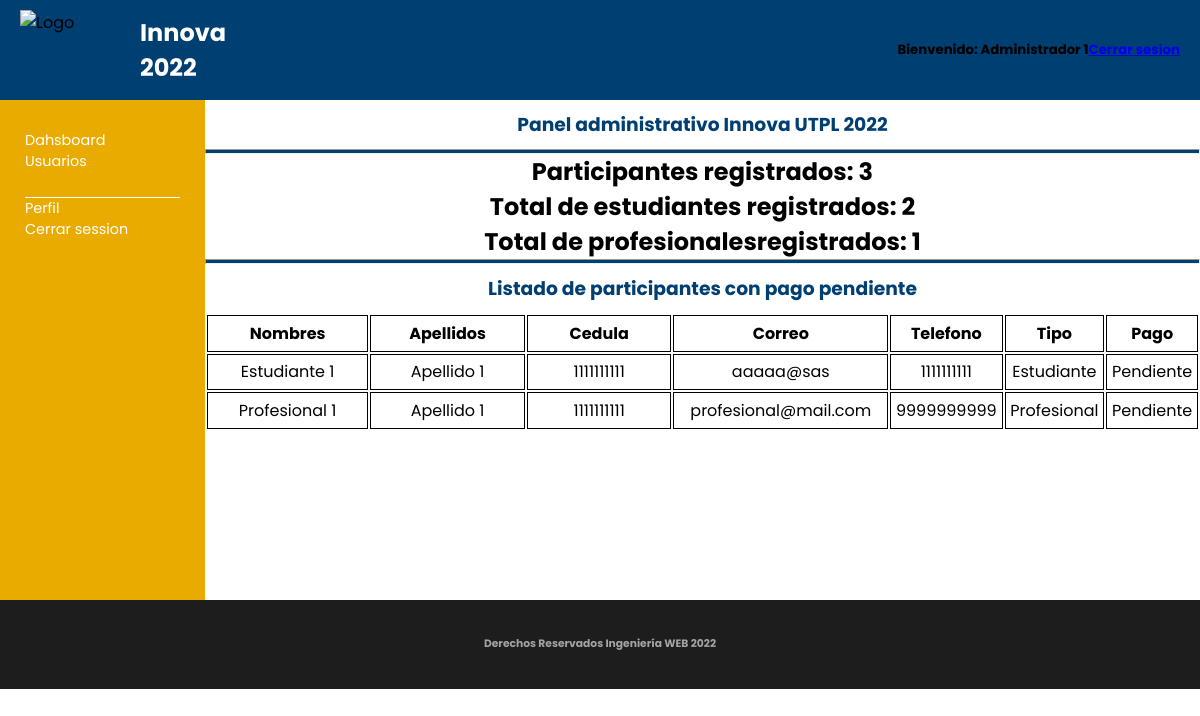
Page /InvestigaUTPL/administrator/views/dashboard.php (signed in) on the committed database.
### tables this page shows
CREATE TABLE `participantes` (
  `id` int(11) NOT NULL,
  `nombres` varchar(70) NOT NULL,
  `apellidos` varchar(70) NOT NULL,
  `cedula` varchar(10) NOT NULL,
  `correo` varchar(100) NOT NULL,
  `direccion` varchar(200) NOT NULL,
  `telefono` varchar(10) NOT NULL,
  `pais` varchar(100) NOT NULL,
  `ciudad` varchar(100) NOT NULL,
  `institucion` varchar(200) NOT NULL,
  `tipo` varchar(20) NOT NULL,
  `pago` int(11) NOT NULL
);

### InvestigaUTPL/administrator/repositorios/UserRepository.php (called while the page is built, shortened)
<?php
include_once "../../dll/class_mysqli.php";
include_once "../models/User.php";
class UserRepository {
  public static function ListUser(): array {
    $miconexion = new ClaseMysqli;
    $miconexion->conectar(DBHOST, DBUSER, DBPASS, DBNAME);
    $resSQL = $miconexion->consulta("SELECT id, nombres, apellidos, cedula, correo, direccion, telefono, pais, ciudad, institucion, tipo, pago FROM participantes");
    $rows = $resSQL->fetch_all(MYSQLI_ASSOC);
    $users = [];
      foreach ($rows as $row) {
      $users[] = new User(intval($row['id']), nombres: $row['nombres'], apellidos: $row['apellidos'], cedula: $row['cedula'], correo: $row['correo'], direccion: $row['direccion'], telefono: $row['telefono'], pais: $row['pais'], ciudad: $row['ciudad'], institucion: $row['institucion'], tipo: $row['tipo'], pago: intval($row['pago']));
    }
    return $users;
  }
}

### InvestigaUTPL/dll/class_mysqli.php (called while the page is built, shortened)
<?php
class ClaseMysqli {
  var $BaseDatos;
  var $Servidor;
  var $Usuario;
  var $Clave;
  var $Conexion_ID = 0;
  function ClaseMysqli($host = "", $user = "", $pass = "", $db = "") {
    $this->BaseDatos = $db;
    $this->Servidor = $host;
    $this->Usuario = $user;
    $this->Clave = $pass;
  }
  function conectar($host, $user, $pass, $db) {
    if ($db != "") $this->BaseDatos = $db;
    if ($host != "") $this->Servidor = $host;
    if ($user != "") $this->Usuario = $user;
    $this->Conexion_ID = new mysqli($this->Servidor, $this->Usuario, $this->Clave, $this->BaseDatos);
    return $this->Conexion_ID;
  }
  function consulta($sql = "") {
    $this->Consulta_ID = mysqli_query($this->Conexion_ID, $sql);
    return $this->Consulta_ID;
  }
}
?>

### InvestigaUTPL/administrator/controller/UserController.php (called while the page is built, shortened)
<?php
require_once "../models/User.php";
require_once "../repositorios/UserRepository.php";
class UserController {
  public function listUser(): array {
    $users = UserRepository::ListUser();
    return $users;
  }
}

### InvestigaUTPL/administrator/models/User.php (called while the page is built, shortened)
<?php
class User
{
  private string $nombres;
  private string $apellidos;
  private string $cedula;
  private string $correo;
  private string $telefono;
  private string $tipo;
  private int $pago;
  public function __construct(int $id = 0, string $nombres = "", string $apellidos = "", string $cedula = "",string $correo = "",string $direccion = "",string $telefono = "",string $pais = "",string $ciudad = "",string $institucion = "",string $tipo = "",int $pago = 0)
  {
    $this->nombres = $nombres;
    $this->apellidos = $apellidos;
    $this->cedula = $cedula;
    $this->correo = $correo;
    $this->telefono = $telefono;
    $this->tipo = $tipo;
    $this->pago = $pago;
  }
  public function getNombres(): string
  {
    return $this->nombres;
  }
  public function getApellidos(): string
  {
    return $this->apellidos;
  }
  public function getCedula(): string
  {
    return $this->cedula;
  }
  public function getCorreo(): string
  {
    return $this->correo;
  }
  public function getTelefono(): string
  {
    return $this->telefono;
  }
  public function getTipo(): string
  {
    return $this->tipo;
  }
  public function getPago(): int
  {
    return $this->pago;
  }
}

### InvestigaUTPL/administrator/views/dashboard.php (the view)
<?php
include("header.php");
require_once "../controller/UserController.php"
?>
<main class="contenido-principal">
  <h1>Panel administrativo Innova UTPL 2022</h1>
  <?php
  $userCtrl = new UserController();
  $users = $userCtrl->listUser();
  $registrados = 0;
  $profesionales = 0;
  $estudiantes = 0;
  foreach ($users as $user) {
    $registrados = $registrados + 1;
    if (strcmp($user->getTipo(), 'Estudiante') === 0) {
      $estudiantes = $estudiantes  + 1;
    } else {
      $profesionales = $profesionales  + 1;
    }
  }
  ?>
  <hr style="height: 5px; background: #003f72">
  <h2>Participantes registrados: <?= $registrados ?></h2>
  <h2>Total de estudiantes registrados: <?= $estudiantes ?></h2>
  <h2>Total de profesionalesregistrados: <?= $profesionales ?></h2>
  <hr style="height: 5px; background: #003f72">
  <h1>Listado de participantes con pago pendiente</h1>
  <table>
    <thead>
      <tr>
        <th>Nombres</th>
        <th>Apellidos</th>
        <th>Cedula</th>
        <th>Correo</th>
        <th>Telefono</th>
        <th>Tipo</th>
        <th>Pago</th>
      </tr>
    </thead>
    <tbody>
      <?php
      $userCtrl = new UserController();
      $users = $userCtrl->listUser();
      foreach ($users as $user) {
        if ($user->getPago() == 0) {
          echo "<tr>";
          echo "<td>" . $user->getNombres() . "</td>";
          echo "<td>" . $user->getApellidos() . "</td>";
          echo "<td>" . $user->getCedula() . "</td>";
          echo "<td>" . $user->getCorreo() . "</td>";
          echo "<td>" . $user->getTelefono() . "</td>";
          echo "<td>" . $user->getTipo() . "</td>";
          if ($user->getPago() == 0) {
            echo "<td> Pendiente </td>";
          }
          echo "</tr>";
        }
      }
      ?>
    </tbody>
  </table>
</main>
<?php
include("footer.php");
?>

### InvestigaUTPL/administrator/views/header.php (shortened to what this page needs)
<!DOCTYPE html>
<html>
<head>
  <link rel="stylesheet" type="text/css" href="../css/estilosAdmin.css">
  <link rel="stylesheet" href="https://use.fontawesome.com/releases/v5.5.0/css/all.css" />
  <link rel="stylesheet" href="https://cdnjs.cloudflare.com/ajax/libs/font-awesome/4.7.0/css/font-awesome.min.css" />
</head>
<body>
  <header class="cabeceraPrincipal">
    <section class="logoCabecera">
      <img src="../images/logo.png" alt="Logo" width="80" height="80">
      <h1>Innova 2022</h1>
    </section>
    <section class="widgetsCabecera">
      <h5><a href="../seguridad/exit.php?salir=true">Cerrar sesion</a></h5><BR>
      <h5>Bienvenido:  <?php echo $_SESSION['username']; ?></h5>
    </section>
  </header>
  <section class="contenedorPrincipal">
    <nav class="menuAdmin">
      <a href="dashboard.php">Dahsboard</a>
      <a href="user.php">Usuarios</a>
      <div class="espacioMenu">&nbsp;</div>
      <a href="">Perfil</a>
      <a href="../seguridad/exit.php?salir=true">Cerrar session</a>
    </nav>
    <section class="contenidoPrinipal">

### InvestigaUTPL/administrator/views/footer.php
		</section>
	</section>
	<footer class="piePagina">
	<h6>Derechos Reservados Ingeniería WEB 2022</h6>
	</footer>
</body>
</html>

### InvestigaUTPL/administrator/css/estilosAdmin.css (style rules this page uses)
* { padding: 0; margin: 0; box-sizing: border-box; }
body { background: white; font-family: "Poppins", sans-serif; height: 100vh; width: 100vw; }
.cabeceraPrincipal { background: #003f72; display: flex; flex-wrap: wrap; }
.logoCabecera { flex: 1 1 1px; padding: 5px 20px; display: flex; align-items: center; }
.logoCabecera img { height:10; width: 10; }
.logoCabecera h1 { color: #fff; padding: 10px 40px; }
.widgetsCabecera { padding: 5px 20px; flex: 1 1 60%; direction: rtl; display: flex; align-items: center; }
.contenedorPrincipal { width: 100%; display: flex; flex-wrap: wrap; }
.menuAdmin { flex: 1 1 1px; background-color: #eaab00; padding: 30px 25px; height: 500px;; }
.contenidoPrinipal { flex: 1 1 70%; background-color: #ffffff; }
.contenido-principal h1 { color: #003f72; padding: 10px 40px; }
.menuAdmin a { display: block; color: #fff; text-decoration: none; font-size: 0.9em; }
.espacioMenu { border-bottom: solid 1px #fff; width: 100%; }
footer.piePagina { background-color: #1d1d1d; color: #a3a3a3; text-align: center; }
.piePagina h6 { padding: 2em; }
.contenido-principal { width: 100%; text-align: center; }
.piePagina { display: block; background: #636060; color: #c7c7c7; padding: 15px 15px; text-decoration: none; text-align: center; }
th, td { width: 25%; text-align: left; vertical-align: top; border: 1px solid #000; border-collapse: collapse; padding: 0.3em; caption-side: bottom; text-align: center; }

### rows in the picture
participantes: nombres "Estudiante 1", apellidos "Apellido 1", cedula "1111111111", correo "aaaaa@sas", telefono "1111111111", tipo "Estudiante", pago "Pendiente"
participantes: nombres "Profesional 1", apellidos "Apellido 1", cedula "1111111111", correo "profesional@mail.com", telefono "9999999999", tipo "Profesional", pago "Pendiente"

### other values in the picture
$_SESSION['username'] "Administrador 1"
$registrados "3"
$estudiantes "2"
$profesionales "1"
